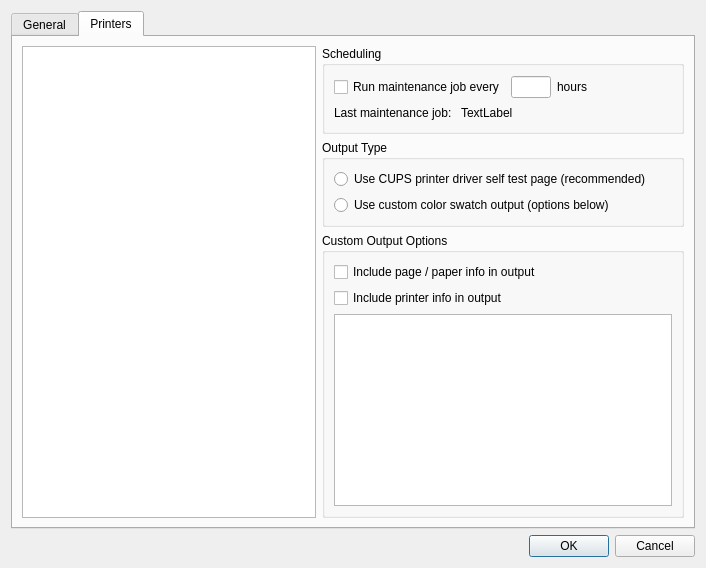
<?xml version="1.0" encoding="UTF-8"?>
<ui version="4.0">
 <class>PreferencesDialog</class>
 <widget class="QDialog" name="PreferencesDialog">
  <property name="geometry">
   <rect>
    <x>0</x>
    <y>0</y>
    <width>706</width>
    <height>568</height>
   </rect>
  </property>
  <property name="maximumSize">
   <size>
    <width>16777215</width>
    <height>16777215</height>
   </size>
  </property>
  <property name="windowTitle">
   <string>Inkjet Plumber Preferences</string>
  </property>
  <layout class="QGridLayout" name="gridLayout_3">
   <item row="0" column="0">
    <widget class="QTabWidget" name="tabWidget">
     <property name="currentIndex">
      <number>1</number>
     </property>
     <widget class="QWidget" name="tab_general">
      <attribute name="title">
       <string>General</string>
      </attribute>
      <layout class="QVBoxLayout" name="verticalLayout_4">
       <item>
        <widget class="QGroupBox" name="groupbox_general">
         <property name="title">
          <string>General</string>
         </property>
         <layout class="QVBoxLayout" name="verticalLayout_2">
          <item>
           <widget class="QCheckBox" name="checkbox_auto_launch">
            <property name="text">
             <string>Launch at startup</string>
            </property>
           </widget>
          </item>
         </layout>
        </widget>
       </item>
       <item>
        <widget class="QGroupBox" name="groupbox_updates">
         <property name="title">
          <string>Updates</string>
         </property>
         <layout class="QVBoxLayout" name="verticalLayout_3">
          <item>
           <widget class="QCheckBox" name="checkbox_auto_update">
            <property name="text">
             <string>Automatically check for updates</string>
            </property>
           </widget>
          </item>
          <item>
           <widget class="QCheckBox" name="checkbox_development">
            <property name="text">
             <string>Include development releases</string>
            </property>
           </widget>
          </item>
         </layout>
        </widget>
       </item>
       <item>
        <spacer name="verticalSpacer">
         <property name="orientation">
          <enum>Qt::Vertical</enum>
         </property>
         <property name="sizeHint" stdset="0">
          <size>
           <width>20</width>
           <height>290</height>
          </size>
         </property>
        </spacer>
       </item>
      </layout>
     </widget>
     <widget class="QWidget" name="tab_printers">
      <attribute name="title">
       <string>Printers</string>
      </attribute>
      <layout class="QGridLayout" name="gridLayout_6">
       <item row="0" column="0" rowspan="4">
        <widget class="QListWidget" name="listWidget_Settings">
         <property name="minimumSize">
          <size>
           <width>150</width>
           <height>0</height>
          </size>
         </property>
         <property name="maximumSize">
          <size>
           <width>300</width>
           <height>16777215</height>
          </size>
         </property>
         <property name="layoutMode">
          <enum>QListView::SinglePass</enum>
         </property>
        </widget>
       </item>
       <item row="0" column="1">
        <widget class="QGroupBox" name="groupBox_scheduling">
         <property name="title">
          <string>Scheduling</string>
         </property>
         <layout class="QGridLayout" name="gridLayout">
          <item row="0" column="0" colspan="2">
           <widget class="QCheckBox" name="checkBox_run_maintenance">
            <property name="sizePolicy">
             <sizepolicy hsizetype="Fixed" vsizetype="Fixed">
              <horstretch>0</horstretch>
              <verstretch>0</verstretch>
             </sizepolicy>
            </property>
            <property name="maximumSize">
             <size>
              <width>190</width>
              <height>16</height>
             </size>
            </property>
            <property name="text">
             <string>Run maintenance job every</string>
            </property>
           </widget>
          </item>
          <item row="0" column="2">
           <widget class="QLineEdit" name="lineEdit_hours">
            <property name="sizePolicy">
             <sizepolicy hsizetype="Fixed" vsizetype="Fixed">
              <horstretch>0</horstretch>
              <verstretch>0</verstretch>
             </sizepolicy>
            </property>
            <property name="maximumSize">
             <size>
              <width>40</width>
              <height>16777215</height>
             </size>
            </property>
            <property name="alignment">
             <set>Qt::AlignRight|Qt::AlignTrailing|Qt::AlignVCenter</set>
            </property>
            <property name="placeholderText">
             <string/>
            </property>
           </widget>
          </item>
          <item row="0" column="3">
           <widget class="QLabel" name="label_hours">
            <property name="maximumSize">
             <size>
              <width>35</width>
              <height>16</height>
             </size>
            </property>
            <property name="text">
             <string>hours</string>
            </property>
           </widget>
          </item>
          <item row="0" column="4">
           <spacer name="horizontalSpacer">
            <property name="orientation">
             <enum>Qt::Horizontal</enum>
            </property>
            <property name="sizeHint" stdset="0">
             <size>
              <width>68</width>
              <height>18</height>
             </size>
            </property>
           </spacer>
          </item>
          <item row="1" column="0">
           <widget class="QLabel" name="label">
            <property name="sizePolicy">
             <sizepolicy hsizetype="Fixed" vsizetype="Fixed">
              <horstretch>0</horstretch>
              <verstretch>0</verstretch>
             </sizepolicy>
            </property>
            <property name="text">
             <string>Last maintenance job: </string>
            </property>
           </widget>
          </item>
          <item row="1" column="1" colspan="4">
           <widget class="QLabel" name="label_last_maint">
            <property name="minimumSize">
             <size>
              <width>211</width>
              <height>16</height>
             </size>
            </property>
            <property name="maximumSize">
             <size>
              <width>211</width>
              <height>16</height>
             </size>
            </property>
            <property name="text">
             <string>TextLabel</string>
            </property>
           </widget>
          </item>
         </layout>
        </widget>
       </item>
       <item row="1" column="1">
        <widget class="QGroupBox" name="groupbox_output">
         <property name="title">
          <string>Output Type</string>
         </property>
         <layout class="QGridLayout" name="gridLayout_5">
          <item row="0" column="0">
           <widget class="QRadioButton" name="radiobutton_use_cups_output">
            <property name="text">
             <string>Use CUPS printer driver self test page (recommended)</string>
            </property>
           </widget>
          </item>
          <item row="1" column="0">
           <widget class="QRadioButton" name="radiobutton_use_ijp_output">
            <property name="text">
             <string>Use custom color swatch output (options below)</string>
            </property>
           </widget>
          </item>
         </layout>
        </widget>
       </item>
       <item row="2" column="1" rowspan="2">
        <widget class="QGroupBox" name="groupbox_custom_output_options">
         <property name="title">
          <string>Custom Output Options</string>
         </property>
         <layout class="QGridLayout" name="gridLayout_2">
          <item row="0" column="0">
           <widget class="QCheckBox" name="checkbox_page_paper_info">
            <property name="text">
             <string>Include page / paper info in output</string>
            </property>
           </widget>
          </item>
          <item row="1" column="0">
           <widget class="QCheckBox" name="checkbox_printer_info">
            <property name="text">
             <string>Include printer info in output</string>
            </property>
           </widget>
          </item>
          <item row="2" column="0">
           <widget class="QListWidget" name="listWidget_Colors">
            <property name="sizePolicy">
             <sizepolicy hsizetype="Expanding" vsizetype="Expanding">
              <horstretch>0</horstretch>
              <verstretch>0</verstretch>
             </sizepolicy>
            </property>
            <property name="selectionMode">
             <enum>QAbstractItemView::NoSelection</enum>
            </property>
            <property name="movement">
             <enum>QListView::Snap</enum>
            </property>
            <property name="resizeMode">
             <enum>QListView::Adjust</enum>
            </property>
            <property name="viewMode">
             <enum>QListView::IconMode</enum>
            </property>
            <property name="uniformItemSizes">
             <bool>true</bool>
            </property>
           </widget>
          </item>
         </layout>
        </widget>
       </item>
      </layout>
     </widget>
    </widget>
   </item>
   <item row="1" column="0">
    <layout class="QHBoxLayout" name="horizontalLayout">
     <item>
      <spacer name="horizontalSpacer_1">
       <property name="orientation">
        <enum>Qt::Horizontal</enum>
       </property>
       <property name="sizeHint" stdset="0">
        <size>
         <width>218</width>
         <height>20</height>
        </size>
       </property>
      </spacer>
     </item>
     <item>
      <widget class="QDialogButtonBox" name="buttonBox">
       <property name="orientation">
        <enum>Qt::Horizontal</enum>
       </property>
       <property name="standardButtons">
        <set>QDialogButtonBox::Cancel|QDialogButtonBox::Ok</set>
       </property>
      </widget>
     </item>
    </layout>
   </item>
  </layout>
 </widget>
 <resources/>
 <connections/>
 <designerdata>
  <property name="gridDeltaX">
   <number>10</number>
  </property>
  <property name="gridDeltaY">
   <number>10</number>
  </property>
  <property name="gridSnapX">
   <bool>true</bool>
  </property>
  <property name="gridSnapY">
   <bool>true</bool>
  </property>
  <property name="gridVisible">
   <bool>true</bool>
  </property>
 </designerdata>
</ui>
